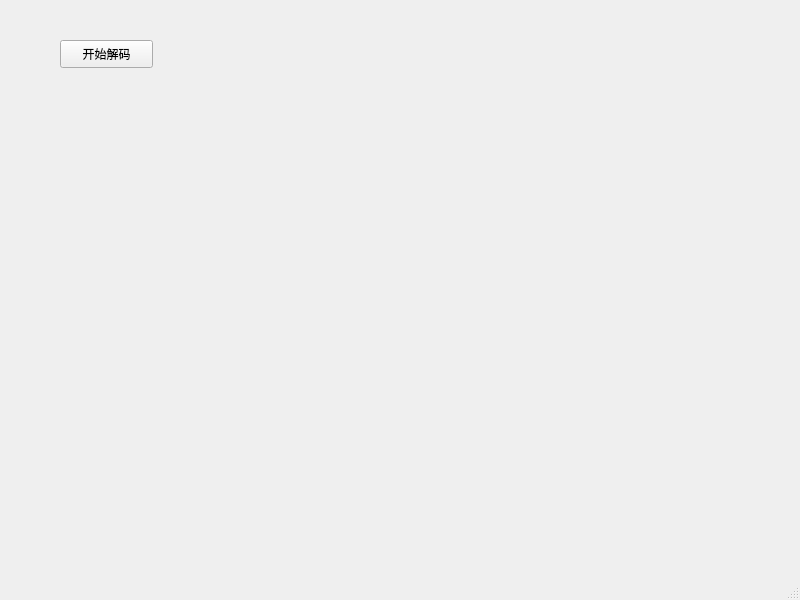
<?xml version="1.0" encoding="UTF-8"?>
<ui version="4.0">
 <class>MainWindow</class>
 <widget class="QMainWindow" name="MainWindow">
  <property name="geometry">
   <rect>
    <x>0</x>
    <y>0</y>
    <width>800</width>
    <height>600</height>
   </rect>
  </property>
  <property name="windowTitle">
   <string>MainWindow</string>
  </property>
  <widget class="QWidget" name="centralwidget">
   <widget class="QPushButton" name="audioButton">
    <property name="geometry">
     <rect>
      <x>60</x>
      <y>40</y>
      <width>93</width>
      <height>28</height>
     </rect>
    </property>
    <property name="text">
     <string>开始解码</string>
    </property>
   </widget>
  </widget>
  <widget class="QMenuBar" name="menubar">
   <property name="geometry">
    <rect>
     <x>0</x>
     <y>0</y>
     <width>800</width>
     <height>21</height>
    </rect>
   </property>
  </widget>
  <widget class="QStatusBar" name="statusbar"/>
 </widget>
 <resources/>
 <connections/>
</ui>
